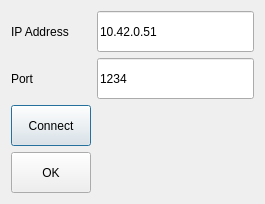
<?xml version="1.0" encoding="UTF-8"?>
<ui version="4.0">
 <class>IpPortDlg</class>
 <widget class="QDialog" name="IpPortDlg">
  <property name="geometry">
   <rect>
    <x>0</x>
    <y>0</y>
    <width>265</width>
    <height>204</height>
   </rect>
  </property>
  <property name="windowTitle">
   <string>Connect to Robot</string>
  </property>
  <layout class="QGridLayout" name="gridLayout">
   <item row="0" column="0">
    <widget class="QLabel" name="label">
     <property name="text">
      <string>IP Address</string>
     </property>
    </widget>
   </item>
   <item row="0" column="1">
    <widget class="QLineEdit" name="addressSel">
     <property name="sizePolicy">
      <sizepolicy hsizetype="Expanding" vsizetype="Minimum">
       <horstretch>0</horstretch>
       <verstretch>0</verstretch>
      </sizepolicy>
     </property>
     <property name="text">
      <string>10.42.0.51</string>
     </property>
    </widget>
   </item>
   <item row="1" column="0">
    <widget class="QLabel" name="label_2">
     <property name="text">
      <string>Port</string>
     </property>
    </widget>
   </item>
   <item row="1" column="1">
    <widget class="QLineEdit" name="portSel">
     <property name="sizePolicy">
      <sizepolicy hsizetype="Expanding" vsizetype="Minimum">
       <horstretch>0</horstretch>
       <verstretch>0</verstretch>
      </sizepolicy>
     </property>
     <property name="text">
      <string>1234</string>
     </property>
    </widget>
   </item>
   <item row="2" column="0">
    <widget class="QPushButton" name="connectBtn">
     <property name="sizePolicy">
      <sizepolicy hsizetype="Minimum" vsizetype="Minimum">
       <horstretch>0</horstretch>
       <verstretch>0</verstretch>
      </sizepolicy>
     </property>
     <property name="text">
      <string>Connect</string>
     </property>
    </widget>
   </item>
   <item row="3" column="0">
    <widget class="QPushButton" name="okBtn">
     <property name="sizePolicy">
      <sizepolicy hsizetype="Minimum" vsizetype="Minimum">
       <horstretch>0</horstretch>
       <verstretch>0</verstretch>
      </sizepolicy>
     </property>
     <property name="text">
      <string>OK</string>
     </property>
    </widget>
   </item>
   <item row="2" column="1" rowspan="2">
    <widget class="QLabel" name="statusLbl">
     <property name="sizePolicy">
      <sizepolicy hsizetype="Minimum" vsizetype="Minimum">
       <horstretch>0</horstretch>
       <verstretch>0</verstretch>
      </sizepolicy>
     </property>
     <property name="baseSize">
      <size>
       <width>32</width>
       <height>32</height>
      </size>
     </property>
     <property name="font">
      <font>
       <italic>true</italic>
      </font>
     </property>
     <property name="text">
      <string/>
     </property>
     <property name="pixmap">
      <pixmap resource="MonkyeUI.qrc">:/images/DisabledMonkey.png</pixmap>
     </property>
     <property name="scaledContents">
      <bool>false</bool>
     </property>
     <property name="alignment">
      <set>Qt::AlignCenter</set>
     </property>
    </widget>
   </item>
  </layout>
 </widget>
 <resources>
  <include location="MonkyeUI.qrc"/>
 </resources>
 <connections>
  <connection>
   <sender>okBtn</sender>
   <signal>clicked()</signal>
   <receiver>IpPortDlg</receiver>
   <slot>close()</slot>
   <hints>
    <hint type="sourcelabel">
     <x>51</x>
     <y>119</y>
    </hint>
    <hint type="destinationlabel">
     <x>132</x>
     <y>70</y>
    </hint>
   </hints>
  </connection>
 </connections>
</ui>
